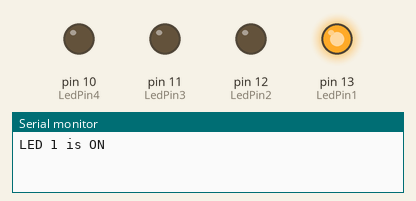
Recording of a sketch running on a simulated Arduino Uno, built with avr-gcc and run on an emulated ATmega328P. Shown: output pins drawn as LEDs (lit = HIGH), the last lines printed to the serial monitor.

Above: at 0.2 s.
At 1.2 s:
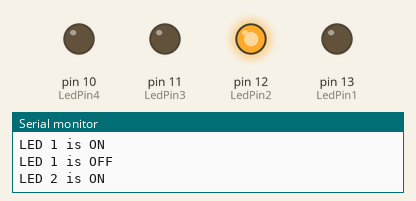
At 2.2 s:
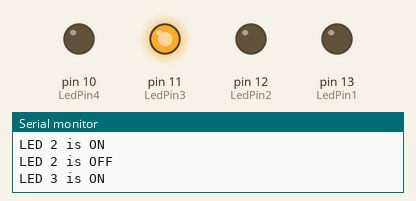
At 3.2 s:
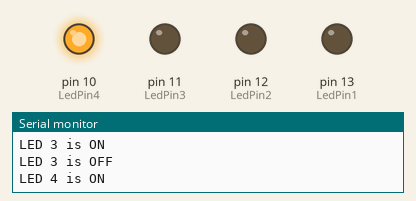
At 4.7 s:
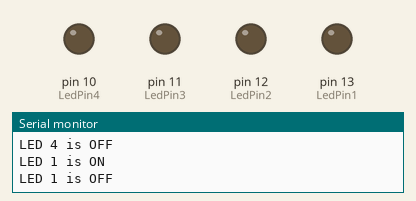
Timing chart, 0 to 5.2 s (numbered marks = the images above):
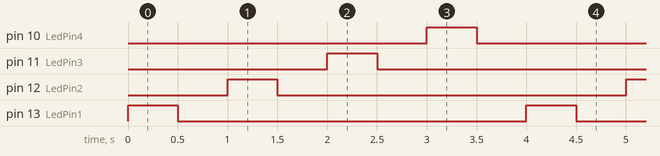

Measured:
- by itself, pin 10 (LedPin4), pin 11 (LedPin3), pin 12 (LedPin2), pin 13 (LedPin1): alternates HIGH for 0.50 s and LOW for 3.5 s
- by itself, everything shown: repeats every 4.0 s, in 8 steps

The sketch:

led.ino
```cpp
int LedPin1=13,LedPin2=12,LedPin3=11,LedPin4=10;
void setup()
{
  pinMode(LedPin1,OUTPUT);
  pinMode(LedPin2,OUTPUT);
  pinMode(LedPin3,OUTPUT);
  pinMode(LedPin4,OUTPUT);
  Serial.begin(9600);
}
void loop()
{
  digitalWrite(LedPin1,HIGH);
  Serial.println("LED 1 is ON");
  delay(500);
  digitalWrite(LedPin1,LOW);
  Serial.println("LED 1 is OFF");
  delay(500);

  digitalWrite(LedPin2,HIGH);
  Serial.println("LED 2 is ON");
  delay(500);
  digitalWrite(LedPin2,LOW);
  Serial.println("LED 2 is OFF");
  delay(500);

  digitalWrite(LedPin3,HIGH);
  Serial.println("LED 3 is ON");
  delay(500);
  digitalWrite(LedPin3,LOW);
  Serial.println("LED 3 is OFF");
  delay(500);

  digitalWrite(LedPin4,HIGH);
  Serial.println("LED 4 is ON");
  delay(500);
  digitalWrite(LedPin4,LOW);
  Serial.println("LED 4 is OFF");
  delay(500);
}
```
